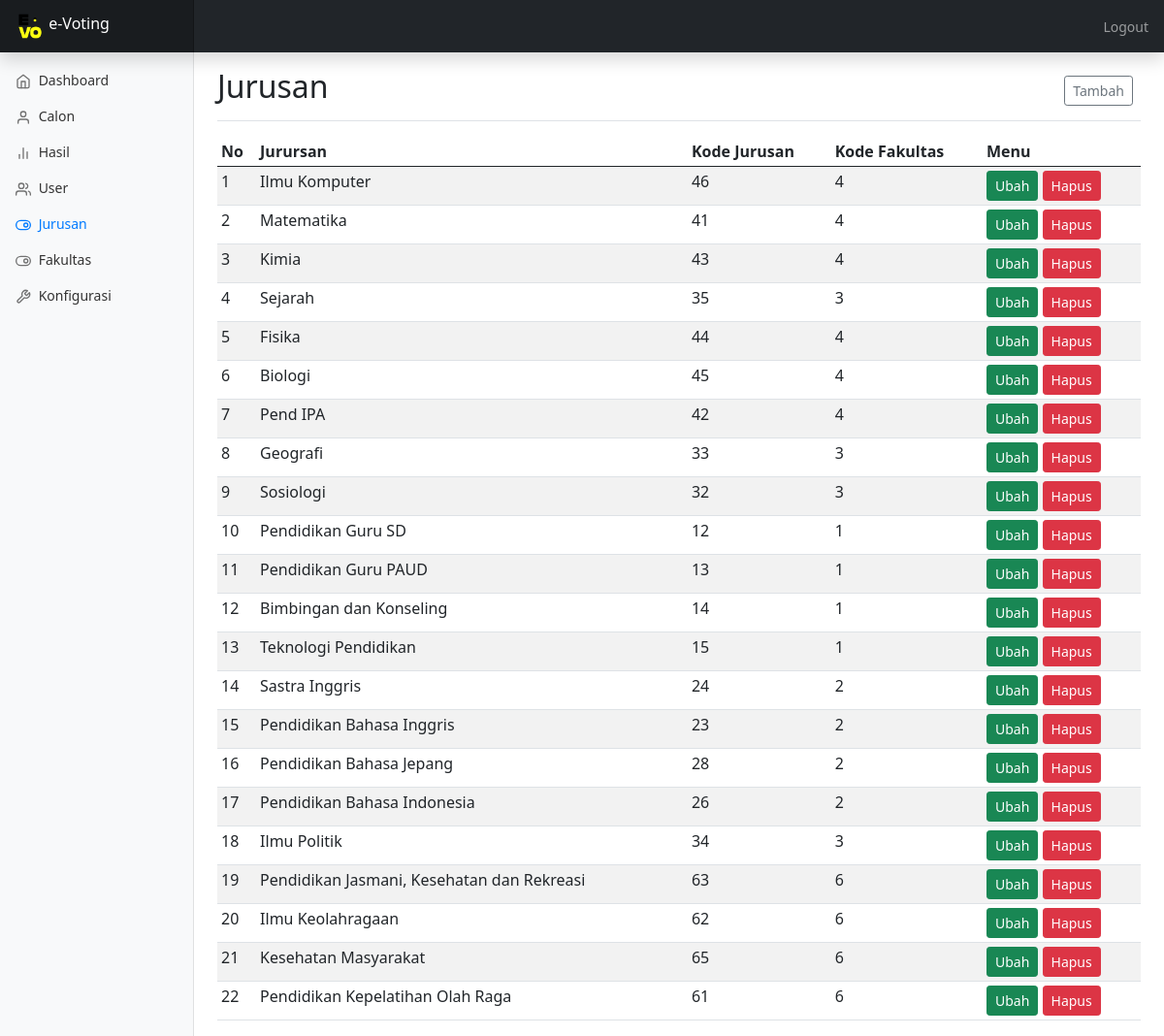
The app's page /pages/admin/jurusan.php (signed in) with its own data.
### tables this page shows
CREATE TABLE `jurusan` (
  `id` int(11) NOT NULL,
  `nama_jurusan` varchar(100) NOT NULL,
  `kode_fakultas` int(11) NOT NULL,
  `kode_jurusan` int(11) NOT NULL
);

### functions.php (called while the page is built, shortened)
<?php
require 'config.php';
$conn = mysqli_connect($config["db_host"], $config["db_username"], $config["db_password"], $config["db_name"]);
function query($query)
{
	global $conn;
	$result = mysqli_query($conn, $query);
	$rows = [];
	while ($row = mysqli_fetch_assoc($result)) {
		$rows[] = $row;
	}
	return $rows;
}

### config.php (called while the page is built)
<?php
$config =[
	"base_url" => "http://localhost:800/evoting/",
	"db_host" => "localhost",
	"db_name" => "evoting",
	"db_username" => "root",
	"db_password" => "",
	"app_name" => "e-Voting"
];

### pages/admin/jurusan.php (the view, shortened to what this page needs)
<?php
require 'ini_header.php';
$jurusan = query("SELECT * FROM jurusan");
?>
 <main class="col-md-9 ms-sm-auto col-lg-10 px-md-4">
      <div class="d-flex justify-content-between flex-wrap flex-md-nowrap align-items-center pt-3 pb-2 mb-3 border-bottom">
        <h1 class="h2">Jurusan</h1>
        <div class="btn-toolbar mb-2 mb-md-0">
          <div class="btn-group me-2">
            <a href="edit_jurusan.php" type="button" class="btn btn-sm btn-outline-secondary">Tambah</a>
          </div>
        </div>
      </div>
      <div class="table-responsive">
        <table class="table table-striped table-sm">
          <thead>
            <tr>
              <th>No</th>
              <th>Jurursan</th>
              <th>Kode Jurusan</th>
              <th>Kode Fakultas</th>
              <th>Menu</th>
            </tr>
          </thead>
          <tbody>
          <?php $i=1; ?>
          <?php foreach ($jurusan as $key => $value) : ?>
            <tr>
              <td>
                <?php echo $i; ?>
              </td>
              <td>
                <div id="nama_jurusan">
                  <?php echo $value["nama_jurusan"]; ?>
                </div>
              </td>
              <td>
                <div id="kode_jurusan">
                  <?php echo $value["kode_jurusan"]; ?>
                </div>
              </td>
              <td>
                <div id="kode_fakultas">
                  <?php echo $value["kode_fakultas"]; ?>
                </div>
              </td>
              <td>
                <a class="btn btn-success btn-sm" href="<?= $config['base_url'];?>pages/admin/edit_jurusan.php?id=<?php echo $value["id"]; ?>">Ubah</a>
                <a class="btn btn-danger btn-sm" href="<?= $config['base_url'];?>actions/action_hapus_jurusan.php?id=<?php echo $value["id"]; ?>" onclick="return confirm('Klik Ok untuk menghapus');">Hapus</a>
              </td>
            </tr>
          <?php $i++; ?>
          <?php endforeach; ?>
          </tbody>
        </table>
      </div>

### css/konfigurasi.css (style rules this page uses)
body { font-size: 0.875rem; }

### records on screen
jurusan: nama_jurusan "Ilmu Komputer", kode_jurusan "46", kode_fakultas "4"
jurusan: nama_jurusan "Matematika", kode_jurusan "41", kode_fakultas "4"
jurusan: nama_jurusan "Kimia", kode_jurusan "43", kode_fakultas "4"
jurusan: nama_jurusan "Sejarah", kode_jurusan "35", kode_fakultas "3"
jurusan: nama_jurusan "Fisika", kode_jurusan "44", kode_fakultas "4"
jurusan: nama_jurusan "Biologi", kode_jurusan "45", kode_fakultas "4"
jurusan: nama_jurusan "Pend IPA", kode_jurusan "42", kode_fakultas "4"
jurusan: nama_jurusan "Geografi", kode_jurusan "33", kode_fakultas "3"
jurusan: nama_jurusan "Sosiologi", kode_jurusan "32", kode_fakultas "3"
jurusan: nama_jurusan "Pendidikan Guru SD", kode_jurusan "12", kode_fakultas "1"
jurusan: nama_jurusan "Pendidikan Guru PAUD", kode_jurusan "13", kode_fakultas "1"
jurusan: nama_jurusan "Bimbingan dan Konseling", kode_jurusan "14", kode_fakultas "1"
jurusan: nama_jurusan "Teknologi Pendidikan", kode_jurusan "15", kode_fakultas "1"
jurusan: nama_jurusan "Sastra Inggris", kode_jurusan "24", kode_fakultas "2"
jurusan: nama_jurusan "Pendidikan Bahasa Inggris", kode_jurusan "23", kode_fakultas "2"
jurusan: nama_jurusan "Pendidikan Bahasa Jepang", kode_jurusan "28", kode_fakultas "2"
jurusan: nama_jurusan "Pendidikan Bahasa Indonesia", kode_jurusan "26", kode_fakultas "2"
jurusan: nama_jurusan "Ilmu Politik", kode_jurusan "34", kode_fakultas "3"
jurusan: nama_jurusan "Pendidikan Jasmani, Kesehatan dan Rekreasi", kode_jurusan "63", kode_fakultas "6"
jurusan: nama_jurusan "Ilmu Keolahragaan", kode_jurusan "62", kode_fakultas "6"
jurusan: nama_jurusan "Kesehatan Masyarakat", kode_jurusan "65", kode_fakultas "6"
jurusan: nama_jurusan "Pendidikan Kepelatihan Olah Raga", kode_jurusan "61", kode_fakultas "6"
